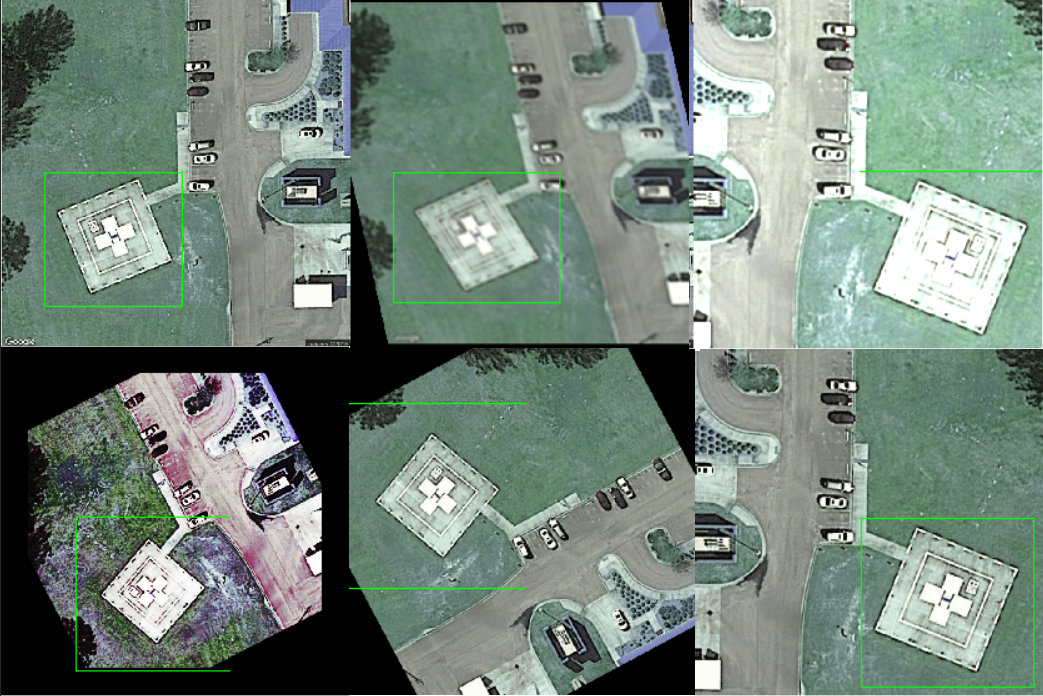
#> input picture Aug_Illustration.PNG, 1043 x 696 px
$ python -i train_compatible.py   (imports and definitions only)
#> lines starting #> are read from the running program, lines starting #| are printed output that depends on the picture
#> further down, picture is the input picture: shape (696, 1043, 3); mean B, G, R 124, 134.7, 117.7
import os
import numpy as np
import tensorflow as tf
from tensorflow import keras
from tensorflow.keras import layers
import cv2
import matplotlib.pyplot as plt
from sklearn.model_selection import train_test_split
from sklearn.metrics import classification_report, confusion_matrix
from PIL import Image, ImageEnhance, ImageFilter, ImageDraw
import random
import json
from datetime import datetime

# [2 lines not run here, left out]

# Configuration
HELIPAD_DATA_PATH = r'C:\helipad_detection\data_image'
MODEL_OUTPUT_PATH = 'models'
IMG_SIZE = (224, 224)
EPOCHS = 30
BATCH_SIZE = 16  # Reduced batch size for stability
LEARNING_RATE = 0.001

# [82 lines left out: functions load_helipad_images, create_augmented_helipads, not called in this run]

def apply_numpy_augmentations(img):
    """Apply augmentations using numpy operations"""

    # Convert to PIL for some operations
    pil_img = Image.fromarray((img * 255).astype(np.uint8))
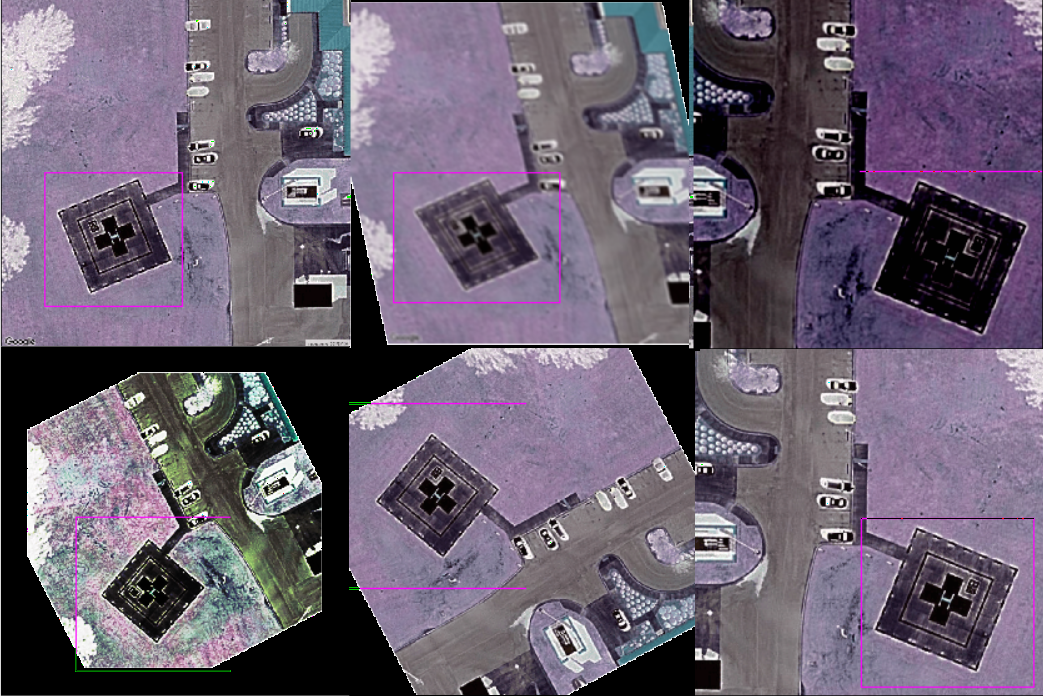
#> pil_img: PIL image 1043x696 RGB; mean R, G, B 107.5, 97, 113.7

    # Random rotation
    if random.random() > 0.5:
        angle = random.uniform(-30, 30)
        pil_img = pil_img.rotate(angle, fillcolor=(128, 128, 128))
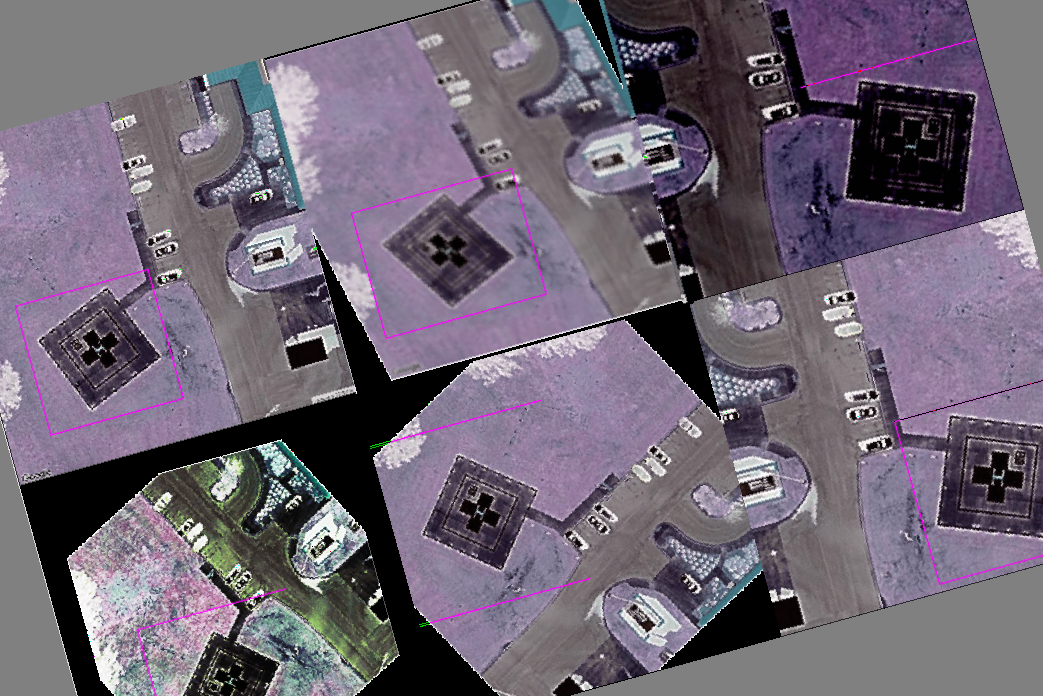
#> pil_img: PIL image 1043x696 RGB; mean R, G, B 111, 101.9, 116.5

    # Random brightness
    if random.random() > 0.5:
        enhancer = ImageEnhance.Brightness(pil_img)
        pil_img = enhancer.enhance(random.uniform(0.7, 1.3))

    # Random contrast
    if random.random() > 0.5:
        enhancer = ImageEnhance.Contrast(pil_img)
        pil_img = enhancer.enhance(random.uniform(0.8, 1.2))

    # Convert back to numpy
    augmented_np = np.array(pil_img).astype(np.float32) / 255.0

    # Random flip
    if random.random() > 0.5:
        augmented_np = np.fliplr(augmented_np)
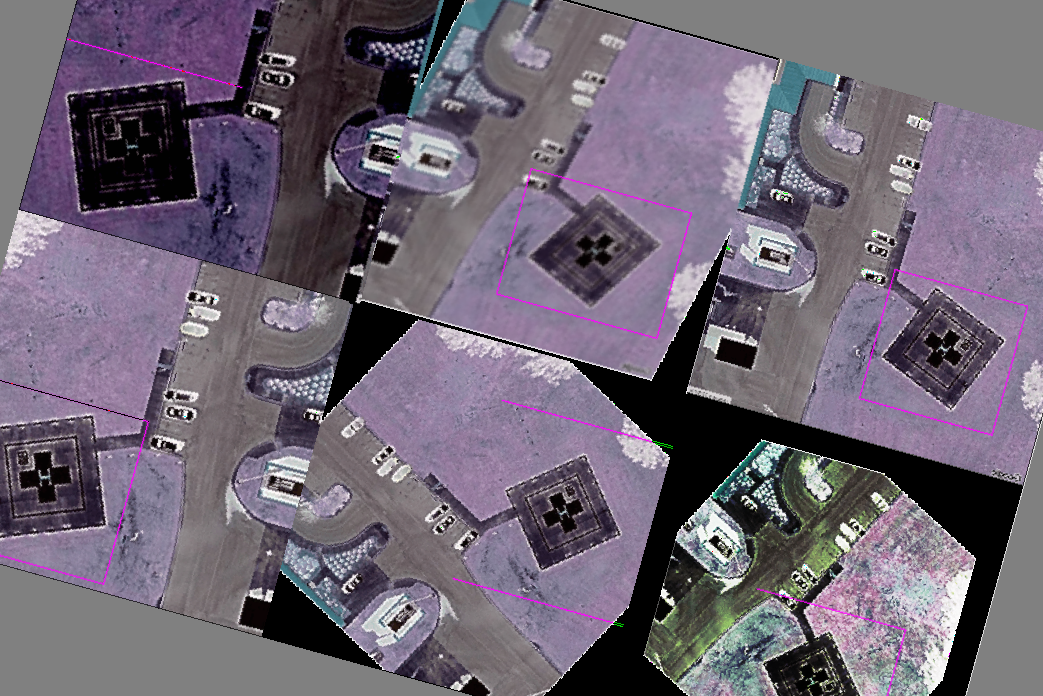
#> augmented_np: shape (696, 1043, 3) float32; mean R, G, B 0.435, 0.399, 0.457

    # Random noise
    if random.random() > 0.7:
        noise = np.random.normal(0, 0.02, augmented_np.shape)
        augmented_np = np.clip(augmented_np + noise, 0, 1)

    return augmented_np

# [376 lines left out: functions create_simple_negative_samples, create_simple_urban, create_simple_rural, create_simple_water, create_random_pattern, create_simple_model and 2 more, not called in this run]

# [2 lines not run here, left out]

>>> import cv2
>>> picture = cv2.imread('Aug_Illustration.PNG')
>>> result = apply_numpy_augmentations(picture)
